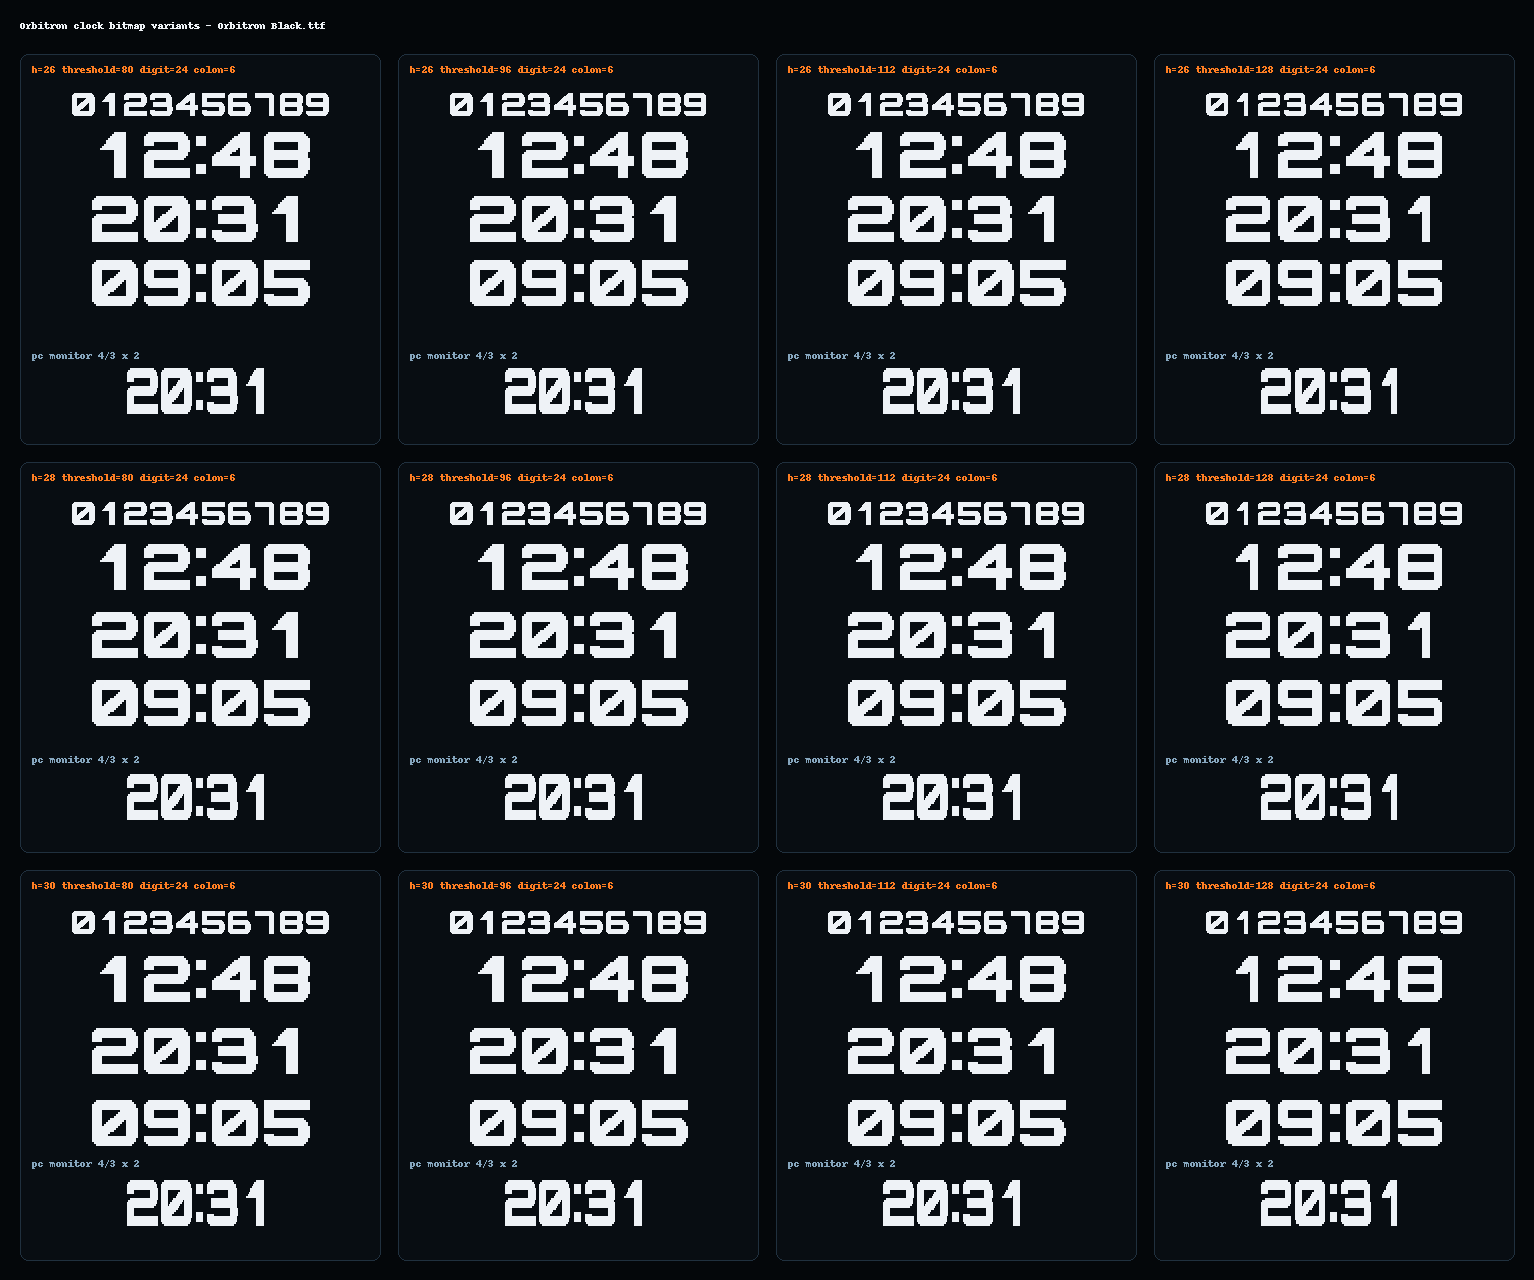

The script that saved this image:
from pathlib import Path

from PIL import Image, ImageDraw, ImageFont


ROOT = Path(__file__).resolve().parents[1]
FONT_BLACK = ROOT / "tools" / "fonts" / "Orbitron Black.ttf"
FONT_BOLD = ROOT / "tools" / "fonts" / "Orbitron Bold.ttf"
PREVIEW_OUT = ROOT / "tools" / "preview_orbitron_clock_variants.png"

CHARS = "0123456789:"
LINES = ["0123456789", "12:48", "20:31", "09:05"]
TARGET_HEIGHTS = [26, 28, 30]
THRESHOLDS = [80, 96, 112, 128]
MAX_GLYPH_WIDTH = 24
GAP = 2


def find_font_path() -> Path:
    if FONT_BLACK.exists():
        return FONT_BLACK
    if FONT_BOLD.exists():
        return FONT_BOLD
    raise FileNotFoundError("Orbitron Black.ttf or Orbitron Bold.ttf not found under tools/fonts")


def render_char(font: ImageFont.FreeTypeFont, char: str, threshold: int) -> Image.Image:
    bbox = font.getbbox(char)
    width = bbox[2] - bbox[0]
    height = bbox[3] - bbox[1]
    canvas = Image.new("L", (width + 8, height + 8), 0)
    draw = ImageDraw.Draw(canvas)
    draw.text((4 - bbox[0], 4 - bbox[1]), char, font=font, fill=255)
    bbox = canvas.getbbox()
    if bbox is None:
        return Image.new("1", (1, 1), 0)

    glyph = canvas.crop(bbox)
    return glyph.point(lambda p: 255 if p >= threshold else 0, mode="1")


def load_font_for_height(font_path: Path, target_height: int, threshold: int) -> ImageFont.FreeTypeFont:
    best_font = None
    best_score = 10000
    for size in range(18, 72):
        font = ImageFont.truetype(str(font_path), size=size)
        glyphs = {char: render_char(font, char, threshold) for char in CHARS}
        digit_width = max(glyphs[char].width for char in "0123456789")
        digit_height = max(glyphs[char].height for char in "0123456789")
        if digit_width > MAX_GLYPH_WIDTH or digit_height > target_height:
            continue

        score = (target_height - digit_height) * 10 + (MAX_GLYPH_WIDTH - digit_width)
        if score < best_score:
            best_score = score
            best_font = font

    if best_font is None:
        raise ValueError(f"No Orbitron size fits target_height={target_height}, threshold={threshold}")
    return best_font


def rows_for(glyph: Image.Image, fixed_width: int, target_height: int):
    x_offset = (fixed_width - glyph.width) // 2
    y_offset = (target_height - glyph.height) // 2
    rows = []
    for y in range(target_height):
        bits = 0
        for x in range(fixed_width):
            source_x = x - x_offset
            source_y = y - y_offset
            on = 0 <= source_x < glyph.width and 0 <= source_y < glyph.height and glyph.getpixel((source_x, source_y)) != 0
            if on:
                bits |= 1 << (fixed_width - 1 - x)
        rows.append(bits)
    return rows


def make_variant(font_path: Path, target_height: int, threshold: int):
    font = load_font_for_height(font_path, target_height, threshold)
    glyphs = {char: render_char(font, char, threshold) for char in CHARS}
    digit_width = max(glyphs[char].width for char in "0123456789")
    colon_width = glyphs[":"].width
    glyph_widths = {char: digit_width for char in "0123456789"}
    glyph_widths[":"] = colon_width
    rows = {char: rows_for(glyphs[char], glyph_widths[char], target_height) for char in CHARS}
    return rows, glyph_widths


def text_width(text: str, glyph_widths, x_num: int, x_den: int) -> int:
    width = sum(glyph_widths[char] for char in text) + (len(text) - 1) * GAP
    return (width * x_num + x_den - 1) // x_den


def draw_text(draw: ImageDraw.ImageDraw, rows, glyph_widths, text: str, x: int, y: int, x_num: int, x_den: int, y_scale: int, color):
    cursor = 0
    for char in text:
        glyph_rows = rows[char]
        glyph_width = glyph_widths[char]
        cursor_x = x + (cursor * x_num) // x_den
        for row_index, bits in enumerate(glyph_rows):
            col = 0
            while col < glyph_width:
                while col < glyph_width and (bits & (1 << (glyph_width - 1 - col))) == 0:
                    col += 1
                start = col
                while col < glyph_width and (bits & (1 << (glyph_width - 1 - col))) != 0:
                    col += 1
                if col > start:
                    x0 = cursor_x + (start * x_num) // x_den
                    x1 = cursor_x + (col * x_num + x_den - 1) // x_den
                    y0 = y + row_index * y_scale
                    draw.rectangle([x0, y0, x1 - 1, y0 + y_scale - 1], fill=color)
        cursor += glyph_width + GAP


def draw_variant_card(draw: ImageDraw.ImageDraw, x: int, y: int, w: int, h: int, title: str, rows, glyph_widths, target_height: int):
    bg = (8, 13, 18)
    border = (32, 48, 62)
    text = (238, 242, 246)
    muted = (134, 166, 190)
    orange = (255, 126, 34)

    draw.rounded_rectangle([x, y, x + w, y + h], radius=8, fill=bg, outline=border)
    draw.text((x + 12, y + 10), title, fill=orange)

    sample_y = y + 38
    for line in LINES:
        scale = 2 if line != "0123456789" else 1
        sample_width = text_width(line, glyph_widths, scale, 1)
        draw_text(draw, rows, glyph_widths, line, x + 12 + (w - 24 - sample_width) // 2, sample_y, scale, 1, scale, text)
        sample_y += target_height * scale + 12

    monitor_line = "20:31"
    monitor_width = text_width(monitor_line, glyph_widths, 4, 3)
    monitor_y = y + h - target_height * 2 - 26
    draw.text((x + 12, monitor_y - 16), "pc monitor 4/3 x 2", fill=muted)
    draw_text(draw, rows, glyph_widths, monitor_line, x + 12 + (w - 24 - monitor_width) // 2, monitor_y, 4, 3, 2, text)


def main():
    font_path = find_font_path()
    card_w = 360
    card_h = 390
    gap = 18
    margin = 20
    label_h = 34

    image_w = margin * 2 + len(THRESHOLDS) * card_w + (len(THRESHOLDS) - 1) * gap
    image_h = margin * 2 + label_h + len(TARGET_HEIGHTS) * card_h + (len(TARGET_HEIGHTS) - 1) * gap
    image = Image.new("RGB", (image_w, image_h), (4, 7, 10))
    draw = ImageDraw.Draw(image)
    draw.text((margin, margin), f"Orbitron clock bitmap variants - {font_path.name}", fill=(238, 242, 246))

    for row, target_height in enumerate(TARGET_HEIGHTS):
        for col, threshold in enumerate(THRESHOLDS):
            rows, glyph_widths = make_variant(font_path, target_height, threshold)
            x = margin + col * (card_w + gap)
            y = margin + label_h + row * (card_h + gap)
            title = f"h={target_height} threshold={threshold} digit={glyph_widths['0']} colon={glyph_widths[':']}"
            draw_variant_card(draw, x, y, card_w, card_h, title, rows, glyph_widths, target_height)

    image.save(PREVIEW_OUT)
    print(f"Generated {PREVIEW_OUT}")


if __name__ == "__main__":
    main()
